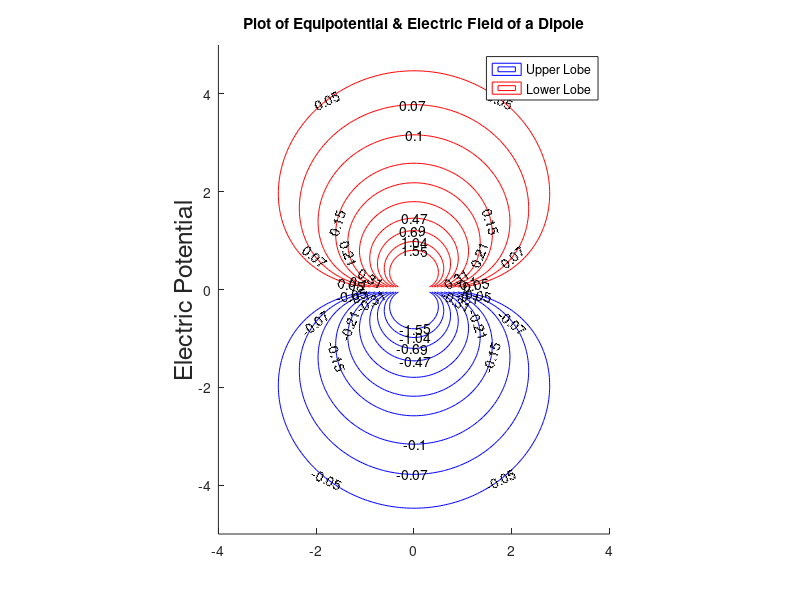

This chart was generated by the following MATLAB code:
clear all
clc
close all
%dipole.m
%Dipole Field and Potential
%start
%Figure properties
   axis([-4 4 -5 5]); axis equal;
   ylabel('Electric Potential','Fontsize',18);
   hold on;

%--Negative contours
   cont    = zeros(9,1);
   cont(1) = 0.05;
   step    = 0.02;
   for counter=1:9
      cont(counter+1) = cont(counter) + step;
      step      = step*1.5;
   end
   cont = -100*cont; cont=round(cont); cont=cont/100;
   %Setting up x grid
   x = [-3.5 : .05 :  3.5];
   %Negative y-grid
   y = [-5 : .05 :  -.05];


%--Plot below x-axis
   [X,Y] = meshgrid(x,y);
   P     = Y./(sqrt(X.^2+Y.^2).^3);  %Function
   [C,h] = contour(X,Y,P, cont, 'b' );
   clabel(C,h);
   
%--Flip signs
   y   = -y;
   cont = -cont;

%--Plot above x-axis
   [X,Y] = meshgrid(x,y);%Setting up meshgrid
   P     = Y./(sqrt(X.^2+Y.^2).^3);  %Function 
   [c,h] = contour(X,Y,P, cont, 'r');
   clabel(c,h);
   
  legend('Upper Lobe','Lower Lobe','Location','best')
  title('Plot of Equipotential & Electric Field of a Dipole')
  
  %end
   